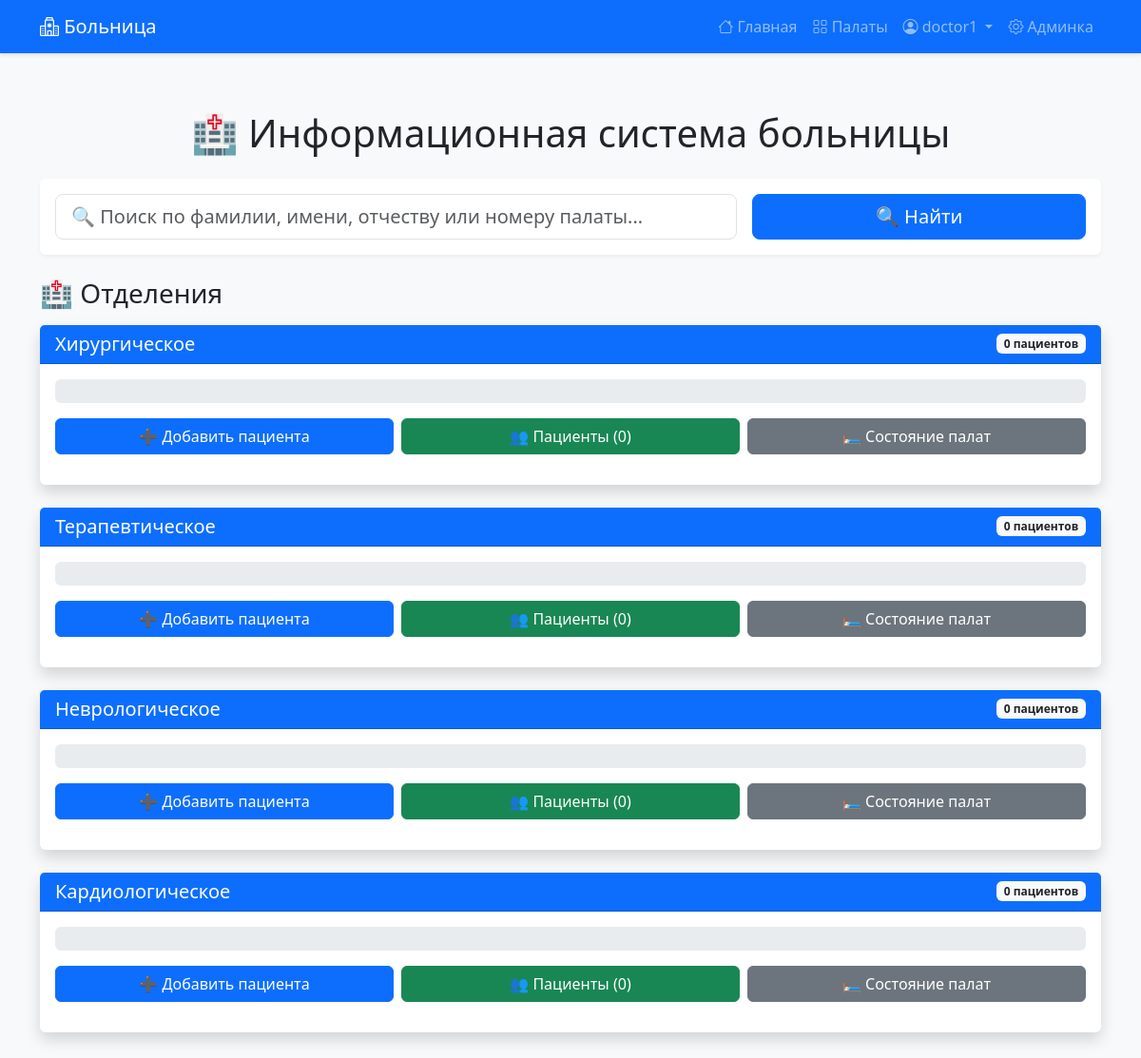
Screenshot of / (signed in) with the database file from the repository.
### hospital/models.py (models this page shows, shortened)
class Department(models.Model):
    name = models.CharField(max_length=100, verbose_name="Название отделения")
    class Meta:
        verbose_name = "Отделение"
        verbose_name_plural = "Отделения"

### hospital/views.py (the view)
# urls.py: path('', views.index, name='index'),
def index(request):
    create_hospital_structure()
    search_query = request.GET.get('search', '').strip()
    departments = Department.objects.all().prefetch_related('room_set', 'room_set__patient_set')
    total_rooms = Room.objects.count()
    total_capacity = Room.objects.aggregate(total=Sum('capacity'))['total'] or 0
    total_patients = Patient.objects.count()
    hospital_fill = int((total_patients / total_capacity) * 100) if total_capacity > 0 else 0
    found_patients = []
    for dep in departments:
        rooms_in_dep = Room.objects.filter(department=dep)
        dep.total_capacity = sum(r.capacity for r in rooms_in_dep)
        if search_query:
            dep_patients = Patient.objects.filter(
                room__department=dep
            ).filter(
                Q(last_name__icontains=search_query) |
                Q(first_name__icontains=search_query) |
                Q(middle_name__icontains=search_query) |
                Q(room__number__icontains=search_query)
            ).select_related('room')
            for patient in dep_patients:
                found_patients.append({
                    'patient': patient,
                    'department': dep,
                })
        else:
            dep_patients = Patient.objects.filter(room__department=dep).select_related('room')
        dep.patient_count = dep_patients.count()
        dep.fill_percent = int((dep.patient_count / dep.total_capacity) * 100) if dep.total_capacity > 0 else 0
        dep.patients = dep_patients
    context = {
        "departments": departments,
        "hospital_fill": hospital_fill,
        "total_patients": total_patients,
        "total_capacity": total_capacity,
        "search_query": search_query,
        "found_patients": found_patients,
    }
    return render(request, "index.html", context)

### hospital/views.py (called while the page is built, shortened)
def create_hospital_structure():
    if Department.objects.exists():
        return

### hospital/templates/index.html (shortened to what this page needs)
{% extends 'base.html' %}
{% block content %}
<div class="container mt-4">
    <h1 class="text-center mb-4">🏥 Информационная система больницы</h1>
    <div class="card mb-4">
        <div class="card-body">
            <form method="GET" action="{% url 'index' %}" class="row g-3">
                <div class="col-md-8">
                    <input type="text" name="search" class="form-control form-control-lg"
                           placeholder="🔍 Поиск по фамилии, имени, отчеству или номеру палаты..."
                           value="{{ search_query|default:'' }}">
                </div>
                <div class="col-md-4">
                    <button type="submit" class="btn btn-primary btn-lg w-100">🔍 Найти</button>
                </div>
            </form>
        </div>
    </div>
    {% if not search_query %}
    <h3 class="mb-3">🏥 Отделения</h3>
    <div class="row">
        {% for dep in departments %}
        <div class="col-12 mb-4">
            <div class="card shadow">
                <div class="card-header bg-primary text-white d-flex justify-content-between align-items-center">
                    <h5 class="mb-0">{{ dep.name }}</h5>
                    <span class="badge bg-light text-dark">{{ dep.patient_count }} пациентов</span>
                </div>
                <div class="card-body">
                    <div class="progress mb-3" style="height: 25px;">
                    </div>
                    <div class="row g-2 mb-3">
                        <div class="col-md-4">
                            <a href="{% url 'add_patient' %}?department={{ dep.id }}" class="btn btn-primary w-100">
                                ➕ Добавить пациента
                            </a>
                        </div>
                        <div class="col-md-4">
                            <button type="button" class="btn btn-success w-100"
                                    data-bs-toggle="modal"
                                    data-bs-target="#patientsModal{{ dep.id }}">
                                👥 Пациенты ({{ dep.patient_count }})
                            </button>
                        </div>
                        <div class="col-md-4">
                            <a href="{% url 'room_status' %}?department={{ dep.id }}" class="btn btn-secondary w-100">
                                🛏️ Состояние палат
                            </a>
                        </div>
                    </div>
                </div>
            </div>
        </div>
        {% endfor %}
    </div>
    {% endif %}
</div>
{% endblock %}

### hospital/templates/base.html (shortened to what this page needs)
{% load static %}
<!DOCTYPE html>
<html lang="ru">
<head>
    <link href="https://cdn.jsdelivr.net/npm/bootstrap@5.3.0/dist/css/bootstrap.min.css" rel="stylesheet">
    <link href="https://cdn.jsdelivr.net/npm/bootstrap-icons@1.10.0/font/bootstrap-icons.css" rel="stylesheet">
</head>
<body>
    <nav class="navbar navbar-expand-lg navbar-dark bg-primary">
        <div class="container">
            <a class="navbar-brand" href="{% url 'index' %}">
                <i class="bi bi-hospital"></i> Больница
            </a>
            <div class="collapse navbar-collapse" id="navbarNav">
                <ul class="navbar-nav ms-auto">
                    <li class="nav-item">
                        <a class="nav-link" href="{% url 'index' %}">
                            <i class="bi bi-house"></i> Главная
                        </a>
                    </li>
                    <li class="nav-item">
                        <a class="nav-link" href="{% url 'room_status' %}">
                            <i class="bi bi-grid"></i> Палаты
                        </a>
                    </li>
                    {% if user.is_authenticated %}
                    <li class="nav-item dropdown">
                        <a class="nav-link dropdown-toggle" href="#" id="navbarDropdown" role="button" data-bs-toggle="dropdown">
                            <i class="bi bi-person-circle"></i> {{ user.username }}
                        </a>
                    </li>
                    {% endif %}
                    <li class="nav-item">
                        <a class="nav-link" href="/admin/" target="_blank">
                            <i class="bi bi-gear"></i> Админка
                        </a>
                    </li>
                </ul>
            </div>
        </div>
    </nav>
    <main class="container main-content">
        {% block content %}
        {% endblock %}
    </main>
</body>
</html>

### hospital/templates/base.html (style rules this page uses)
body { background-color: #f8f9fa; min-height: 100vh; display: flex; flex-direction: column; }
.navbar { box-shadow: 0 2px 4px rgba(0,0,0,0.1); }
.main-content { flex: 1; padding: 20px 0; }
.card { box-shadow: 0 2px 4px rgba(0,0,0,0.05); border: none; }
.btn-primary { background-color: #0d6efd; border-color: #0d6efd; }

### rows the page displays
Department: name "Хирургическое", patient_count "0"
Department: name "Терапевтическое", patient_count "0"
Department: name "Неврологическое", patient_count "0"
Department: name "Кардиологическое", patient_count "0"

### other values shown
{{ user.username }} "doctor1"
